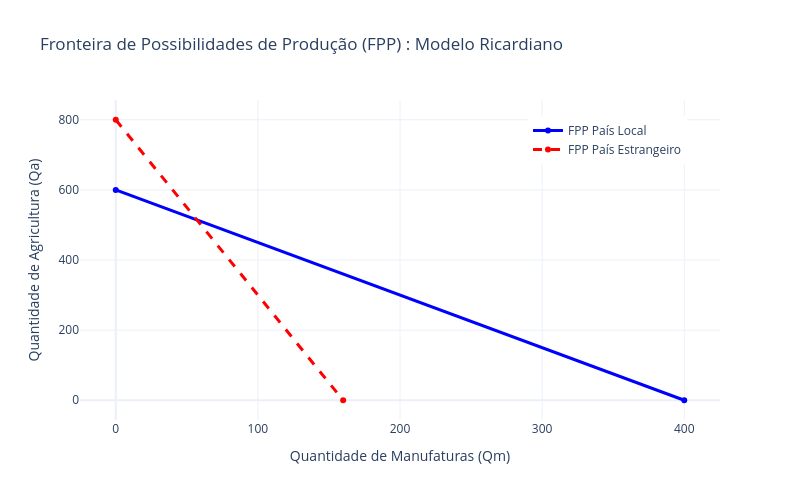

Notebook source saved alongside this figure:
### Markdown cell above
**1.a)** Elabore a função de produção para cada país (local e estrangeiro). Em seguida, calcule a produção máxima de ambos os bens para os países em autarquia e para a economia mundial. Por fim, represente a fronteira de possibilidades de produção.

Consideramos que o país local e o estrangeiro possuem funções de produção próprias. Não há comércio. A função de produção origina a alocação de trabalho ($L$) entre os setores de manufaturas e agricultura ($L_m$ e $L_a$), dada a necessidade unitária de trabalho ($a_m$ e $a_a$). Podemos escrever as relações como:

**País Local:**

Função de produção:

$$Q_m = \frac{L_m}{a_m} \quad \text{e} \quad Q_a = \frac{L_a}{a_a}$$

A restrição de alocação do fator trabalho ($L = L_m + L_a$) determina a fronteira de possibilidades de produção:

$$a_m Q_m + a_a Q_a \le L$$

Substituindo os valores ($L = 1200$, $a_m = 3$ e $a_a = 2$):

$$Q_m = \frac{L_m}{3} \quad \text{e} \quad Q_a = \frac{L_a}{2}, \quad \text{tal que } L_m + L_a \le 1200$$

Produção máxima de manufaturas ($L_m = 1200$ e $L_a = 0$):

$$Q_m = \frac{1200}{3} \quad \text{e} \quad Q_a = \frac{0}{2}, \quad \text{tal que } L_m + L_a \le 1200$$

$$Q_m = 400 \quad \text{e} \quad Q_a = 0$$

Produção máxima de agricultura($L_m = 0$ e $L_a = 1200$):

$$Q_m = \frac{0}{3} \quad \text{e} \quad Q_a = \frac{1200}{2}, \quad \text{tal que } L_m + L_a \le 1200$$

$$Q_m = 0 \quad \text{e} \quad Q_a = 600$$


**País Estrangeiro:**

As funções de produção setoriais são:

$$Q_m^* = \frac{L_m^*}{a_m^*} \quad \text{e} \quad Q_a^* = \frac{L_a^*}{a_a^*}$$

A restrição de alocação do fator trabalho ($L^* = L_m^* + L_a^*$) determina a fronteira de possibilidades de produção:

$$a_m^* Q_m^* + a_a^* Q_a^* \le L^*$$

Substituindo os valores ($L^*  = 800$, $a_m^*  = 5$ e $a_a^*  = 1$):

$$Q_m^*  = \frac{L_m^*}{5} \quad \text{e} \quad Q_a = \frac{L_a^*}{1}, \quad \text{tal que } L_m^*  + L_a^*  \le 800$$

Produção máxima de manufaturas ($L_m^*  = 800$ e $L_a^*  = 0$):

$$Q_m^*  = \frac{800}{5} \quad \text{e} \quad Q_a = \frac{0}{1}, \quad \text{tal que } L_m^*  + L_a^*  \le 800$$

$$Q_m^*  = 40 \quad \text{e} \quad Q_a = 0$$

Produção máxima de agriculttura ($L_m^*  = 0$ e $L_a^*  = 800$):

$$Q_m^*  = \frac{0}{5} \quad \text{e} \quad Q_a = \frac{800}{1}, \quad \text{tal que } L_m^*  + L_a^*  \le 800$$

$$Q_m^*  = 0 \quad \text{e} \quad Q_a = 800$$

A representação gráfica da fronteira de possibilidades de produção é uma linha reta que une os eixos da manufatura (eixo horizontal) e da agricultura (eixo vertical), cuja inclinação equivale à relação entre as necessidades unitárias de trabalho:

* **Inclinação no país local:** $$\frac{a_m}{a_a} = \frac{3}{2} = 1,5$$
* **Inclinação no país estrangeiro:** $$\frac{a_m^*}{a_a^*} = \frac{5^*}{1^*} = 5^*$$

A inclinação corresponde ao custo de oportunidade oriundo da alocação de trabalho entre os setores. O fato de o trabalho possuir livre mobilidade e constituir o único fator produtivo fundamenta uma fronteira de possibilidades de produção em formato de linha reta negativamente inclinada.

Identificamos que o país local possui vantagem comparativa em relação ao país estrangeiro na produção de manufaturas, enquanto o país estrangeiro possui vantagem comparativa na produção de bens agrícolas. Observe que quando mais unidades de trabalho requedidas, menor a eficiência na produção do bem.

### Code cell
# 1.a

import pandas as pd
import numpy as np
import plotly.graph_objects as go

# Função de produção

def calcular_producao_local(Lm, La, a_m=3, a_a=2):
    """
    Calcula a produção do País Local para alocações de trabalho Lm e La.
    """
    Qm = Lm / a_m
    Qa = La / a_a
    return Qm, Qa

def calcular_producao_estrangeiro(Lm_star, La_star, a_m_star=5, a_a_star=1):
    """
    Calcula a produção do País Estrangeiro para alocações de trabalho Lm* e La*.
    """
    Qm_star = Lm_star / a_m_star
    Qa_star = La_star / a_a_star
    return Qm_star, Qa_star

# Parâmetros
L_local, a_m_local, a_a_local = 1200, 3, 2
L_estrangeiro, a_m_estrangeiro, a_a_estrangeiro = 800, 5, 1

# Pontos de produção máxima no País Local
Qm_max_local, _ = calcular_producao_local(L_local, 0, a_m_local, a_a_local)
_, Qa_max_local = calcular_producao_local(0, L_local, a_m_local, a_a_local)

# Pontos de produção máxima no País Estrangeiro
Qm_max_estrangeiro, _ = calcular_producao_estrangeiro(L_estrangeiro, 0, a_m_estrangeiro, a_a_estrangeiro)
_, Qa_max_estrangeiro = calcular_producao_estrangeiro(0, L_estrangeiro, a_m_estrangeiro, a_a_estrangeiro)

# Tabela com a produção nacional e mundial

dados_producao = {
    "País": ["Local", "Estrangeiro", "Mundial (Máximo)"],
    "Trabalho Total (L)": [L_local, L_estrangeiro, L_local + L_estrangeiro],
    "Prod. Máx. Manufaturas (Qm)": [Qm_max_local, Qm_max_estrangeiro, Qm_max_local + Qm_max_estrangeiro],
    "Prod. Máx. Agricultura (Qa)": [Qa_max_local, Qa_max_estrangeiro, Qa_max_local + Qa_max_estrangeiro],
    "Custo de Oportunidade (a_m / a_a)": [a_m_local / a_a_local, a_m_estrangeiro / a_a_estrangeiro, None]
}

df_producao = pd.DataFrame(dados_producao)

print("Tabela de Capacidade Produtiva:")
print(df_producao.to_string(index=False))

# Gráfico da fronteira de possibilidades de produção

# Vetores de produção para os eixos das FPPs
qm_local_vetor = np.array([0, Qm_max_local])
qa_local_vetor = np.array([Qa_max_local, 0])

qm_estrangeiro_vetor = np.array([0, Qm_max_estrangeiro])
qa_estrangeiro_vetor = np.array([Qa_max_estrangeiro, 0])

# Construção da figura interativa com Plotly
fig = go.Figure()

# Linha da FPP Local
fig.add_trace(go.Scatter(
    x=qm_local_vetor,
    y=qa_local_vetor,
    mode='lines+markers',
    name='FPP País Local',
    line=dict(color='blue', width=3),
    hovertemplate='<b>Local</b><br>Manufaturas: %{x}<br>Agricultura: %{y}<extra></extra>'
))

# Linha da FPP Estrangeiro
fig.add_trace(go.Scatter(
    x=qm_estrangeiro_vetor,
    y=qa_estrangeiro_vetor,
    mode='lines+markers',
    name='FPP País Estrangeiro',
    line=dict(color='red', width=3, dash='dash'),
    hovertemplate='<b>Estrangeiro</b><br>Manufaturas: %{x}<br>Agricultura: %{y}<extra></extra>'
))

# Layout e formatação
fig.update_layout(
    title='Fronteira de Possibilidades de Produção (FPP) : Modelo Ricardiano',
    xaxis_title='Quantidade de Manufaturas (Qm)',
    yaxis_title='Quantidade de Agricultura (Qa)',
    template='plotly_white',
    width=800,
    height=500,
    legend=dict(x=0.7, y=0.95)
)

fig.show()

### Figure 1 — Plotly figure (JSON) as saved in the notebook; plotly's stock layout.template omitted (floating-point values rounded to 4 significant figures)
{"data": [{"hovertemplate": "<b>Local</b><br>Manufaturas: %{x}<br>Agricultura: %{y}<extra></extra>", "line": {"color": "blue", "width": 3}, "mode": "lines+markers", "name": "FPP País Local", "type": "scatter", "x": [0.0, 400.0], "y": [600.0, 0.0]}, {"hovertemplate": "<b>Estrangeiro</b><br>Manufaturas: %{x}<br>Agricultura: %{y}<extra></extra>", "line": {"color": "red", "dash": "dash", "width": 3}, "mode": "lines+markers", "name": "FPP País Estrangeiro", "type": "scatter", "x": [0.0, 160.0], "y": [800.0, 0.0]}], "layout": {"height": 500, "legend": {"x": 0.7, "y": 0.95}, "title": {"text": "Fronteira de Possibilidades de Produção (FPP) : Modelo Ricardiano"}, "width": 800, "xaxis": {"title": {"text": "Quantidade de Manufaturas (Qm)"}}, "yaxis": {"title": {"text": "Quantidade de Agricultura (Qa)"}}}}
